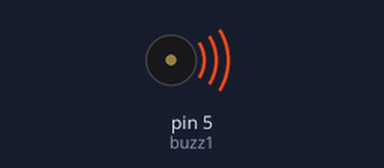
Bench run of a sketch on a simulated Arduino Uno, built with avr-gcc and run on an emulated ATmega328P. Parts: buzzer (waves = sounding, pin HIGH).

Above: at 0.2 s.
Timing chart, 0 to 3.0 s (numbered marks = the images above):
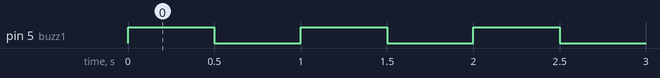

Measured:
- by itself, pin 5 (buzz1): alternates HIGH for 0.50 s and LOW for 0.50 s

The sketch:

buzzer.ino
```cpp
int buzz1 = 5;
void setup() {
pinMode(buzz1 , OUTPUT);
}

void loop() {
digitalWrite(buzz1 , HIGH);
delay(500);
digitalWrite(buzz1 , LOW);
delay(500);
}
```
